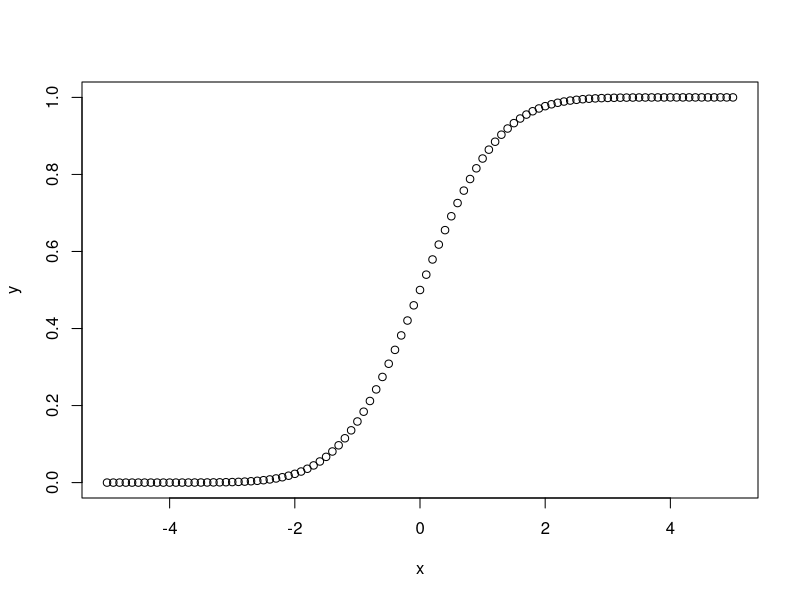

Source code (R):
# dnorm(x, mean = 0, sd = 1, log = FALSE)
# pnorm(q, mean = 0, sd = 1, lower.tail = TRUE, log.p = FALSE)
# qnorm(p, mean = 0, sd = 1, lower.tail = TRUE, log.p = FALSE)
# rnorm(n, mean = 0, sd = 1)

#
x <- seq(-5,5,by=.1)
y <- pnorm(x)
plot(x,y)
qnorm(0.95)
